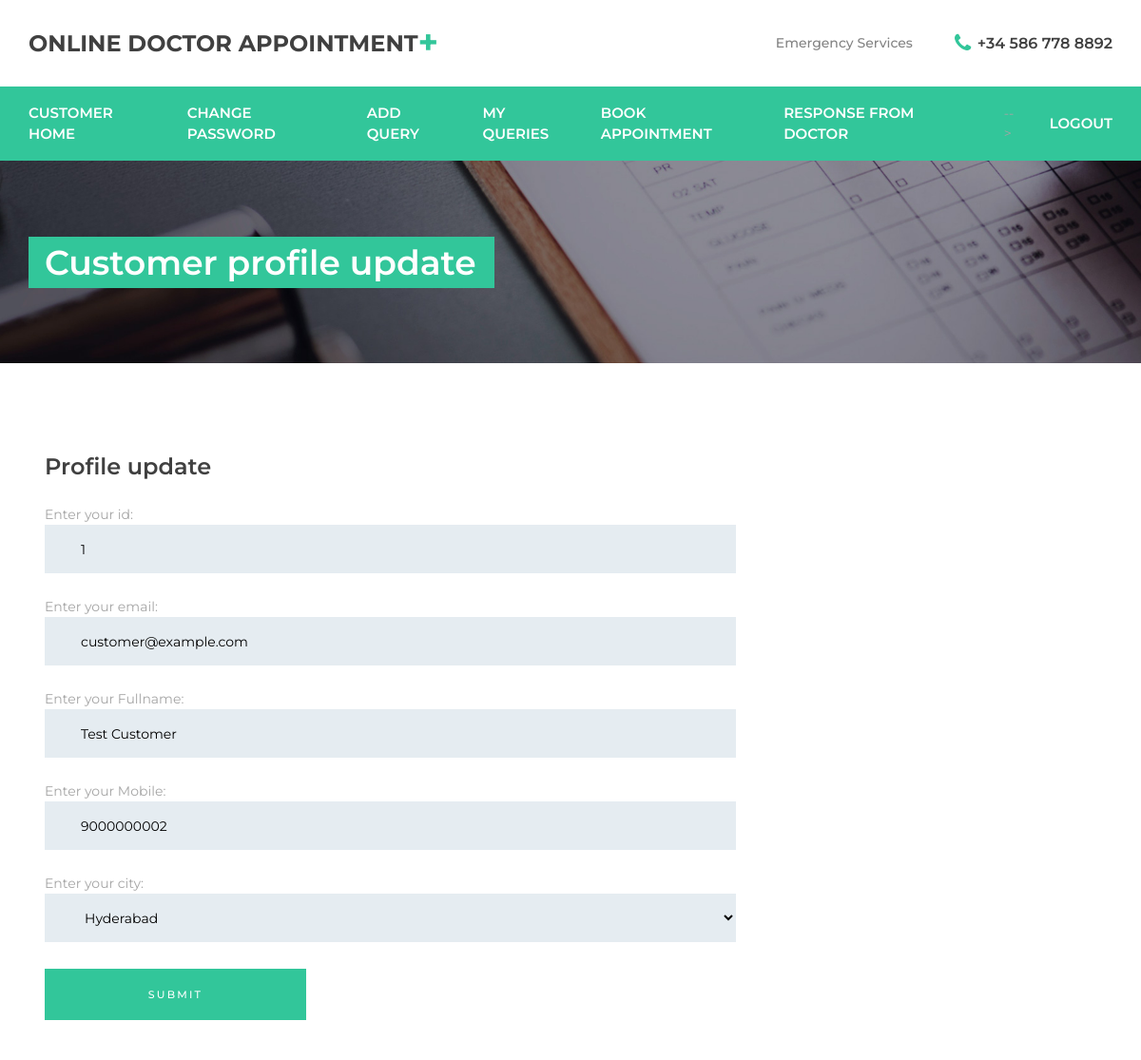
Page /customer_edit (signed in) on the committed database.
### customerapp/models.py (models this page shows)
class Customer_reg(models.Model):
    email = models.EmailField(max_length=254)
    password = models.CharField(max_length=50)
    fullname = models.CharField(max_length=50)
    mobile = models.BigIntegerField()
    city = models.CharField(max_length=50)

### customerapp/views.py (the view)
# urls.py: path('customer_edit', customer_views.customer_edit, name="customer_edit"),
def customer_edit(request):
    email = request.session["email"]
    customer = Customer_reg.objects.get(email=email)
    return render(request, "customer_edit.html", {"customers": customer})

### customerapp/templates/customer_edit.html (shortened to what this page needs)
<!DOCTYPE html>
{% load static %}
<html lang="en">
<head>
<link rel="stylesheet" type="text/css" href="{% static 'styles/bootstrap4/bootstrap.min.css' %}">
<link href="{% static 'plugins/font-awesome-4.7.0/css/font-awesome.min.css' %}" rel="stylesheet" type="text/css">
<link rel="stylesheet" type="text/css" href="{% static 'styles/contact.css' %}">
<link rel="stylesheet" type="text/css" href="{% static 'styles/contact_responsive.css' %}">
</head>
<body>
<div class="super_container">
	<div class="home">
		<div class="parallax_background parallax-window" data-parallax="scroll" data-image-src="{% static 'images/contact.jpg' %}" data-speed="0.8"></div>
		<header class="header" id="header">
			<div>
				<div class="header_top">
					<div class="container">
						<div class="row">
							<div class="col">
								<div class="header_top_content d-flex flex-row align-items-center justify-content-start">
									<div class="logo">
										<a href="#">Online Doctor Appointment<span>+</span></a>
									</div>
									<div class="header_top_extra d-flex flex-row align-items-center justify-content-start ml-auto">
										<div class="header_top_nav">
											<ul class="d-flex flex-row align-items-center justify-content-start">
												<li><a href="#">Emergency Services</a></li>
											</ul>
										</div>
										<div class="header_top_phone">
											<i class="fa fa-phone" aria-hidden="true"></i>
											<span>+34 586 778 8892</span>
										</div>
									</div>
								</div>
							</div>
						</div>
					</div>
				</div>
				<div class="header_nav" id="header_nav_pin">
					<div class="header_nav_inner">
						<div class="header_nav_container">
							<div class="container">
								<div class="row">
									<div class="col">
										<div class="header_nav_content d-flex flex-row align-items-center justify-content-start">
											<nav class="main_nav">
												<ul class="d-flex flex-row align-items-center justify-content-start">
													<li><a href="{% url 'customer_home' %}">Customer Home</a></li>
													<li><a href="{% url 'customer_change_pwd' %}">Change password</a></li>
													<li><a href="{% url 'customer_query' %}">Add Query</a></li>
													<li><a href="{% url 'customer_all_queries' %}">My Queries</a></li>
													<li><a href="{% url 'customer_book_appointment' %}">Book Appointment</a></li>
													<li><a href="{% url 'response_from_my_dr' %}">Response From Doctor</a></li>-->
													<li><a href="{% url 'customer_logout' %}">Logout</a></li>
												</ul>
											</nav>
										</div>
									</div>
								</div>
							</div>
						</div>
					</div>
				</div>
			</div>
		</header>
		<div class="home_container">
			<div class="container">
				<div class="row">
					<div class="col">
						<div class="home_content">
							<div class="home_title">Customer profile update</div>
						</div>
					</div>
				</div>
			</div>
		</div>
	</div>
	<div class="contact">
		<div class="container">
			<div class="row">
				<div class="col-lg-8 contact_col">
					<div class="contact_form">
						<div class="contact_title">Profile update</div>
						<div class="contact_form_container">
							<form action="{% url 'customer_profile_update' %}"  method="POST" id="contact_form" class="contact_form">
								Enter your id:
								<input type="number" id="contact_id" class="contact_input" name="id" value="{{customers.id}}" placeholder="Your id" required="required" readonly>
								Enter your email:
								<input type="email" id="contact_email" class="contact_input" name="email" value="{{customers.email}}" required="required">
								Enter your Fullname:
								<input type="text" id="contact_subject" class="contact_input" name="fullname" value="{{customers.fullname}}" placeholder="Your fullname" required="required">
								Enter your Mobile:
								<input type="number" id="contact_mbl" class="contact_input" name="mobile" value="{{customers.mobile}}" placeholder="Your mobile number" required="required">
								Enter your city:
								<select name="city" class="contact_input" required="required">
									<option value="hyderabad" selected>Hyderabad</option>
								</select>
								<button class="contact_button" id="contact_button">Submit</button>
							</form>
						</div>
					</div>
				</div>
</body>
</html>

### customerapp/static/styles/contact.css (style rules this page uses)
* { margin: 0; padding: 0; -webkit-font-smoothing: antialiased; -webkit-text-shadow: rgba(0,0,0,.01) 0 0 1px; text-shadow: rgba(0,0,0,.01) 0 0 1px; }
body { font-family: 'Montserrat', sans-serif; font-size: 14px; font-weight: 400; background: #FFFFFF; color: #a5a5a5; }
div { display: block; position: relative; -webkit-box-sizing: border-box; -moz-box-sizing: border-box; box-sizing: border-box; }
ul { list-style: none; margin-bottom: 0px; }
a, a:hover, a:visited, a:active, a:link { text-decoration: none; -webkit-font-smoothing: antialiased; -webkit-text-shadow: rgba(0,0,0,.01) 0 0 1px; text-shadow: rgba(0,0,0,.01) 0 0 1px; }
.super_container { width: 100%; overflow: hidden; }
.parallax-window { min-height: 400px; background: transparent; }
.parallax_background { position: absolute; top: 0; left: 0; width: 100%; height: 100%; }
.header { position: absolute; top: 0; left: 0; width: 100%; background: #FFFFFF; z-index: 100; }
.header_top { width: 100%; z-index: 2; }
.header_top_content { height: 91px; -webkit-transition: all 200ms ease; -moz-transition: all 200ms ease; -ms-transition: all 200ms ease; -o-transition: all 200ms ease; transition: all 200ms ease; }
.logo a { line-height: 0.75; color: #404040; font-size: 24px; font-weight: 700; text-transform: uppercase; }
.logo a span { position: relative; font-size: 36px; color: #32c69a; line-height: 0.75; vertical-align: text-top; }
.header_top_nav ul li { position: relative; }
.header_top_nav ul li a { font-size: 14px; font-weight: 500; color: #838383; -webkit-transition: all 200ms ease; -moz-transition: all 200ms ease; -ms-transition: all 200ms ease; -o-transition: all 200ms ease; transition: all 200ms ease; }
.header_top_phone { margin-left: 44px; }
.header_top_phone i { font-size: 22px; color: #32c69a; vertical-align: middle; transform: translateY(-1px); }
.header_top_phone span { font-size: 16px; font-weight: 600; color: #404040; margin-left: 3px; vertical-align: middle; }
.header_nav { z-index: 2; }
.header_nav_inner { width: 100%; }
.header_nav_container { z-index: 1; background: #32c69a; }
.header_nav_content { height: 78px; }
.main_nav { height: 100%; }
.main_nav ul { height: 100%; }
.main_nav ul li { position: relative; }
.main_nav ul li:not(:last-child) { margin-right: 70px; }
.main_nav ul li a { display: block; position: relative; height: 100%; font-size: 13px; font-weight: 600; color: #FFFFFF; z-index: 1; text-transform: uppercase; -webkit-transition: all 200ms ease; -moz-transition: all 200ms ease; -ms-transition: all 200ms ease; -o-transition: all 200ms ease; transition: all 200ms ease; }
@media (min-width: 991px) { .main_nav { width: 100%; } }
@media (min-width: 991px) { .main_nav ul { height: 100%; gap: 30px; justify-content: space-between !important; width: 100%; } }
@media (min-width: 991px) { .main_nav ul li:not(:last-child) { margin-right: 0; } }
@media (min-width: 991px) { .main_nav ul li a { font-size: 15px; } }
.home { width: 100%; height: 382px; }
.home_container { position: absolute; bottom: 79px; left: 0; width: 100%; }
.home_title { display: inline-block; height: 54px; font-size: 36px; font-weight: 600; line-height: 54px; text-align: center; color: #FFFFFF; background: #32c69a; padding-left: 17px; padding-right: 19px; }
.contact { width: 100%; background: #FFFFFF; padding-top: 100px; padding-bottom: 42px; z-index: 2; padding-left: 32px; padding-right: 32px; }
.contact_title { font-size: 24px; font-weight: 600; color: #404040; line-height: 0.75; }
.contact_form_container { margin-top: 31px; }
.contact_form input:not(:last-child) { margin-bottom: 25px; }
.contact_input { display: block; width: 100%; height: 51px; background: #e5ecf1; border: none; outline: none; border-left: solid 3px transparent; padding-left: 35px; -webkit-transition: all 200ms ease; -moz-transition: all 200ms ease; -ms-transition: all 200ms ease; -o-transition: all 200ms ease; transition: all 200ms ease; }
.contact_button { width: 275px; height: 54px; background: #32c69a; border: none; outline: none; color: #FFFFFF; font-size: 11px; font-weight: 500; text-transform: uppercase; letter-spacing: 0.2em; cursor: pointer; margin-top: 28px; }

### rows in the picture
Customer_reg: id "1", email "customer@example.com", fullname "Test Customer", mobile "9000000002"
